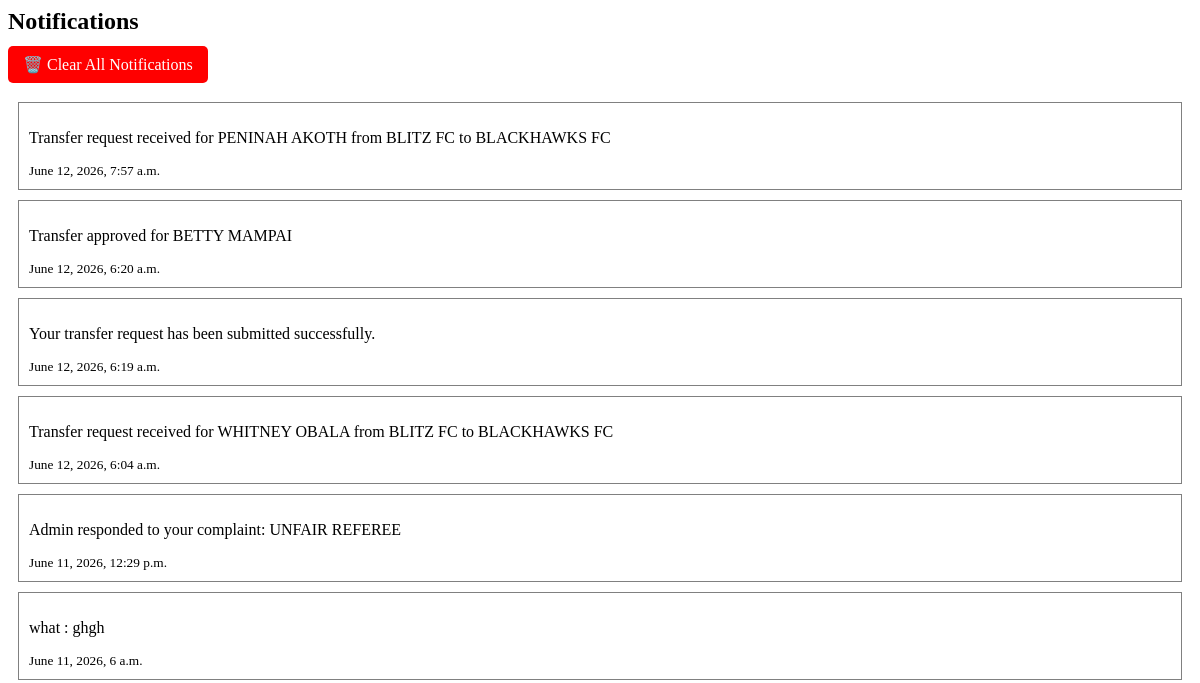
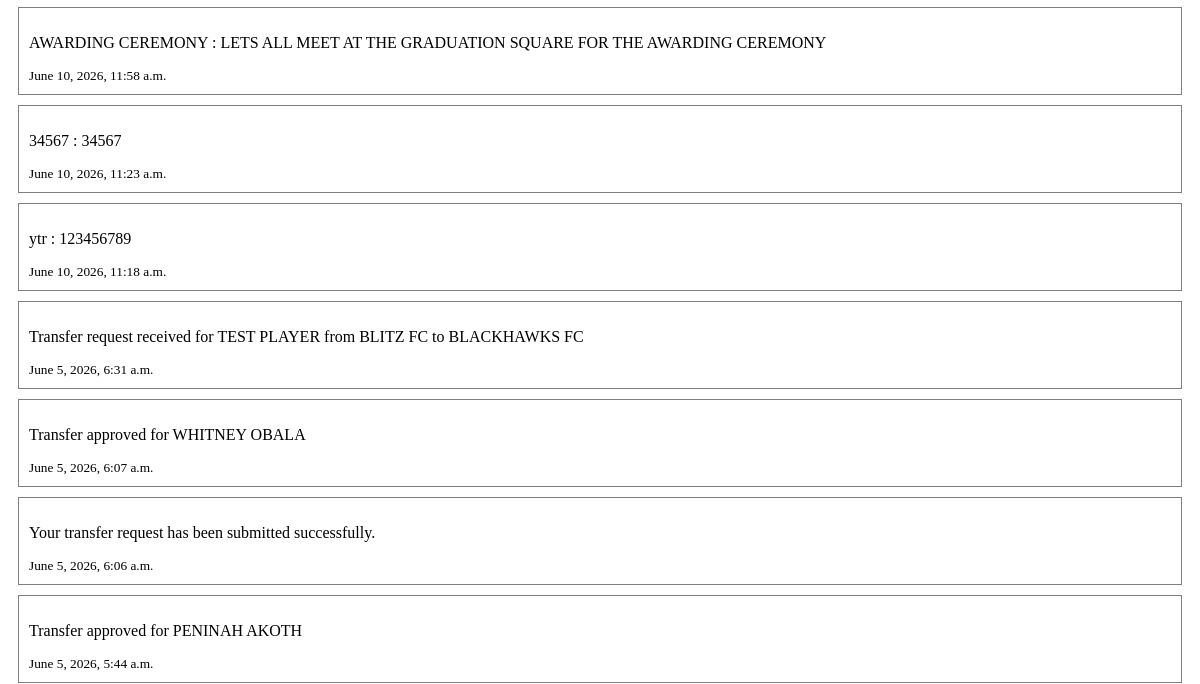
The page /notifications/ (signed in, upper part) on the database as committed earlier (2 pictures, top to bottom).
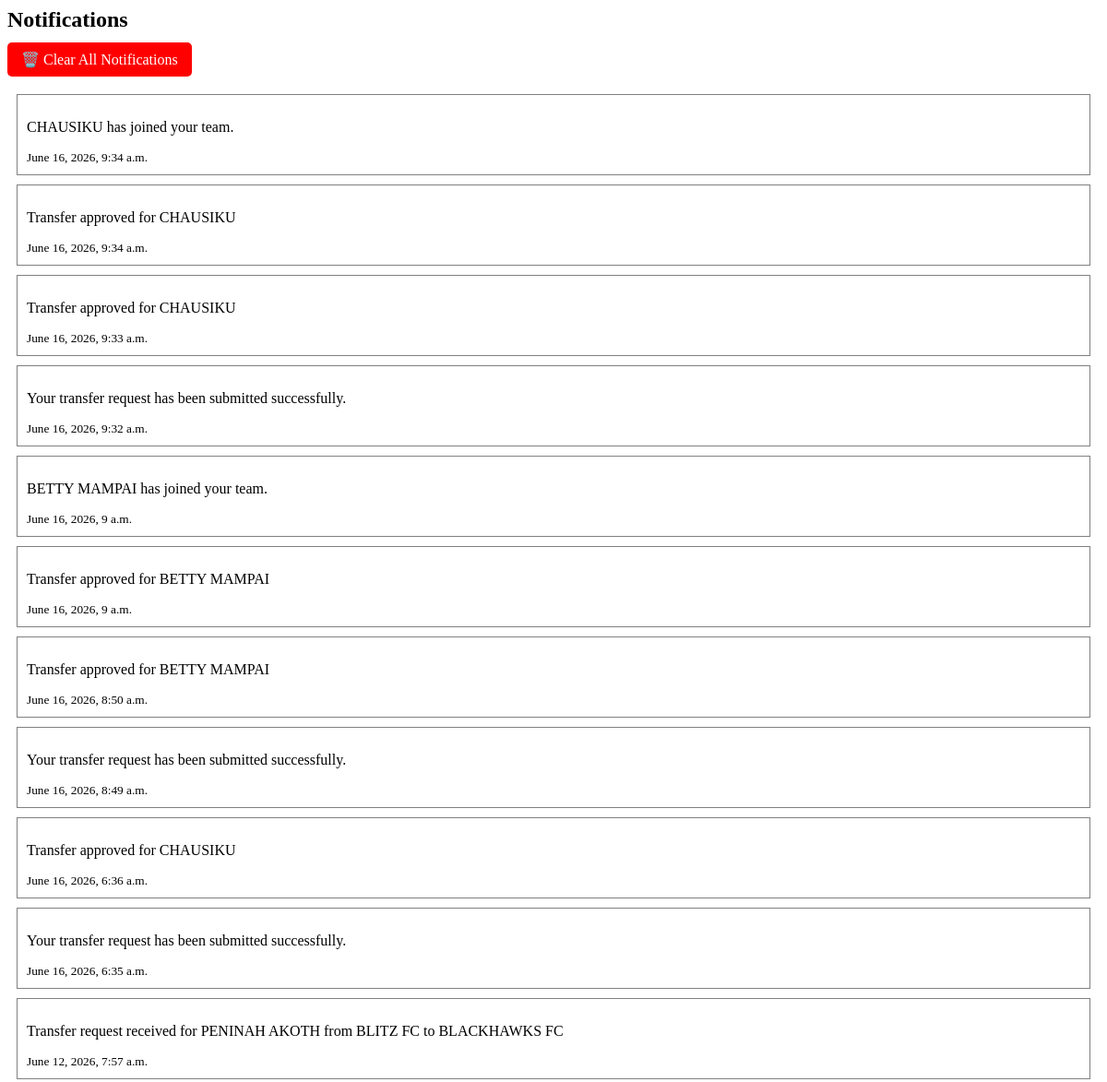
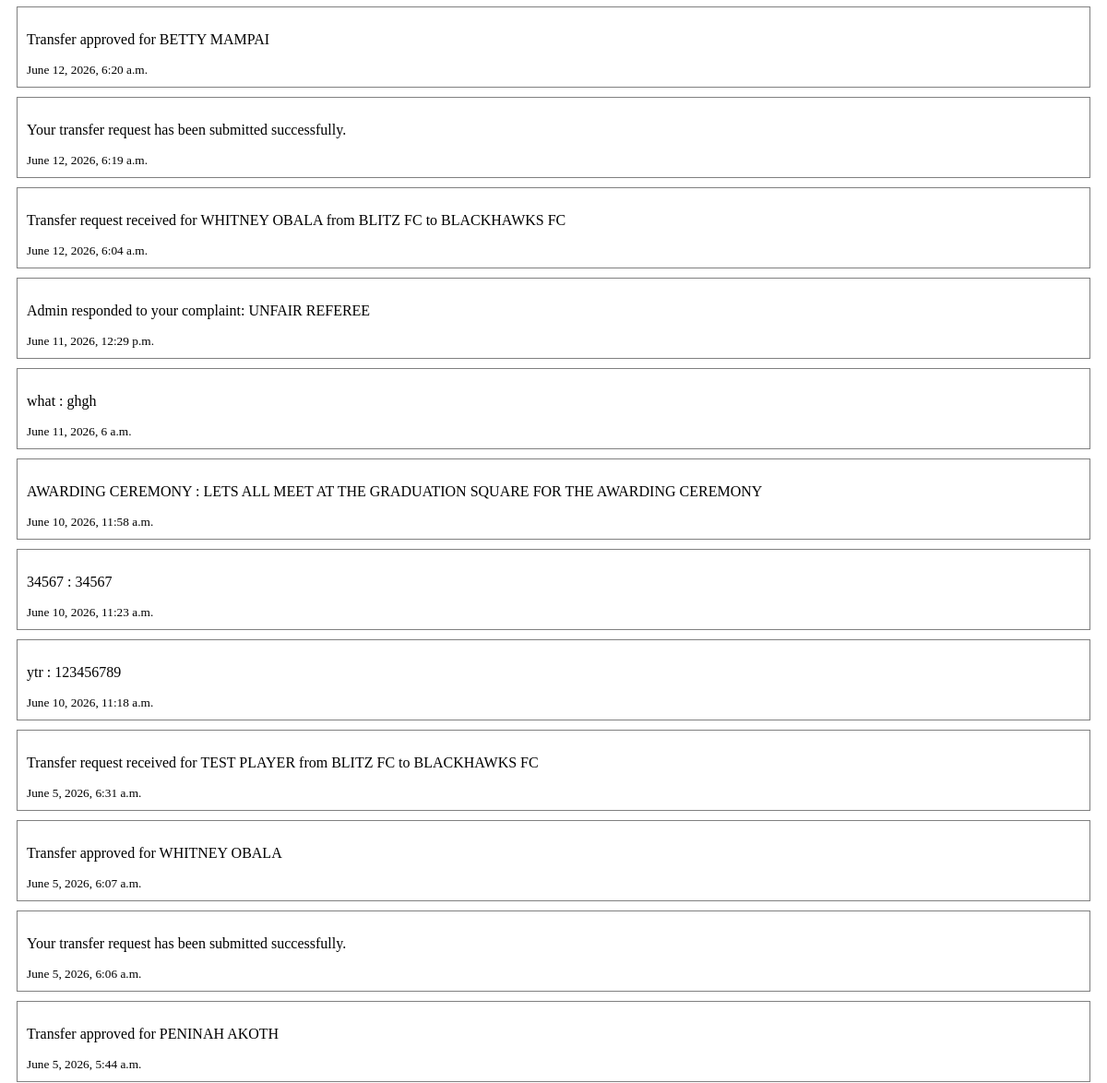
The same page on the database as committed later (2 pictures, top to bottom).
### notifications/models.py (models this page shows, shortened)
class Notification(models.Model):
    user = models.ForeignKey(
        CustomUser,
        on_delete=models.CASCADE
    )
    message = models.TextField()
    is_read = models.BooleanField(default=False)
    created_at = models.DateTimeField(auto_now_add=True)

### notifications/views.py (the view)
def notifications_page(request):
    notifications = Notification.objects.filter(
        user=request.user
).order_by('-created_at')
    notifications.filter(
        is_read=False
).update(is_read=True)
    unread_count = 0
    context = {
        'notifications': notifications,
        'unread_count': unread_count,
    }
    return render(
        request,
          'notifications/notifications.html',
            context
    )

### notifications/context_processors.py (called while the page is built)
def admin_notifications(request):
    return {
        'unread_notifications':
        AdminNotification.objects.filter(
            is_read=False
        ).count()
    }

### notifications/templates/notifications/notifications.html (shortened to what this page needs)
<h2>Notifications</h2>
<a href="{% url 'clear_all_notifications' %}"
   style="background:red;color:white;padding:10px 15px;border-radius:5px;text-decoration:none;">
   🗑️ Clear All Notifications
</a>
{% for notification in notifications %}
    <div style="border:1px solid gray; padding:10px; margin:10px;">
        <p>{{ notification.message }}</p>
        <small>{{ notification.created_at }}</small>
    </div>
{% empty %}
    <p>No notifications available.</p>
{% endfor %}

Rows that differ between the two databases and show on the page:
added Notification: message "CHAUSIKU has joined your team.", created_at "June 16, 2026, 9:34 a.m."
added Notification: message "Transfer approved for CHAUSIKU", created_at "June 16, 2026, 9:34 a.m."
added Notification: message "Transfer approved for CHAUSIKU", created_at "June 16, 2026, 9:33 a.m."
added Notification: message "Your transfer request has been submitted successfully.", created_at "June 16, 2026, 9:32 a.m."
added Notification: message "BETTY MAMPAI has joined your team.", created_at "June 16, 2026, 9 a.m."
added Notification: message "Transfer approved for BETTY MAMPAI", created_at "June 16, 2026, 9 a.m."
added Notification: message "Transfer approved for BETTY MAMPAI", created_at "June 16, 2026, 8:50 a.m."
added Notification: message "Your transfer request has been submitted successfully.", created_at "June 16, 2026, 8:49 a.m."
added Notification: message "Transfer approved for CHAUSIKU", created_at "June 16, 2026, 6:36 a.m."
added Notification: message "Your transfer request has been submitted successfully.", created_at "June 16, 2026, 6:35 a.m."
